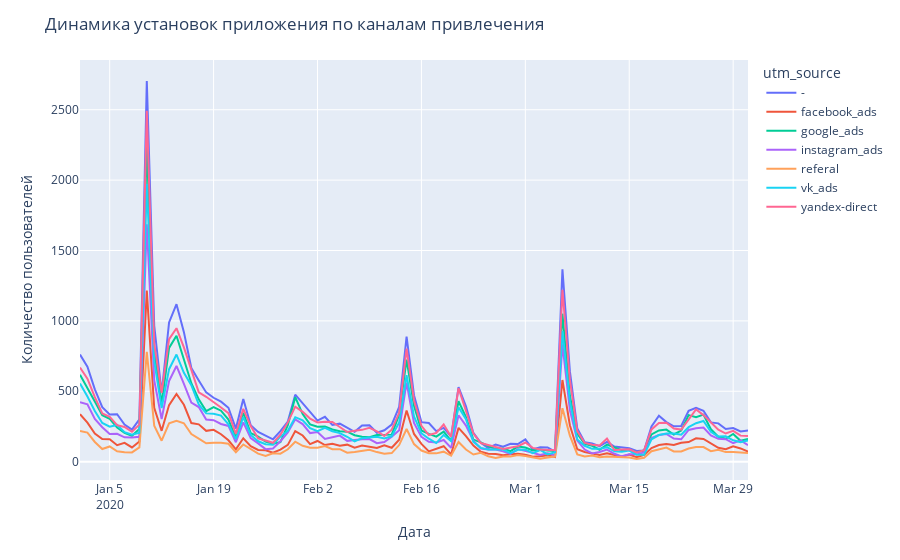

The notebook cell this image was saved under:
### Markdown cell above
3.Строим график

### Code cell
df =dt1[dt1['event'] == 'app_install'].groupby(['date','utm_source']).size().reset_index(name = 'users')
# Группировка данных
grouped_data = df.pivot(index='date', columns='utm_source', values='users')
# Построение интерактивного графика
fig = px.line(grouped_data, x=grouped_data.index, y=grouped_data.columns)
# Настройка осей и заголовка
fig.update_layout(
    xaxis_title='Дата',
    yaxis_title='Количество пользователей',
    title='Динамика установок приложения по каналам привлечения'
)
# Отображение легенды
fig.update_traces(showlegend=True)
# Отображение графика
fig.show()
